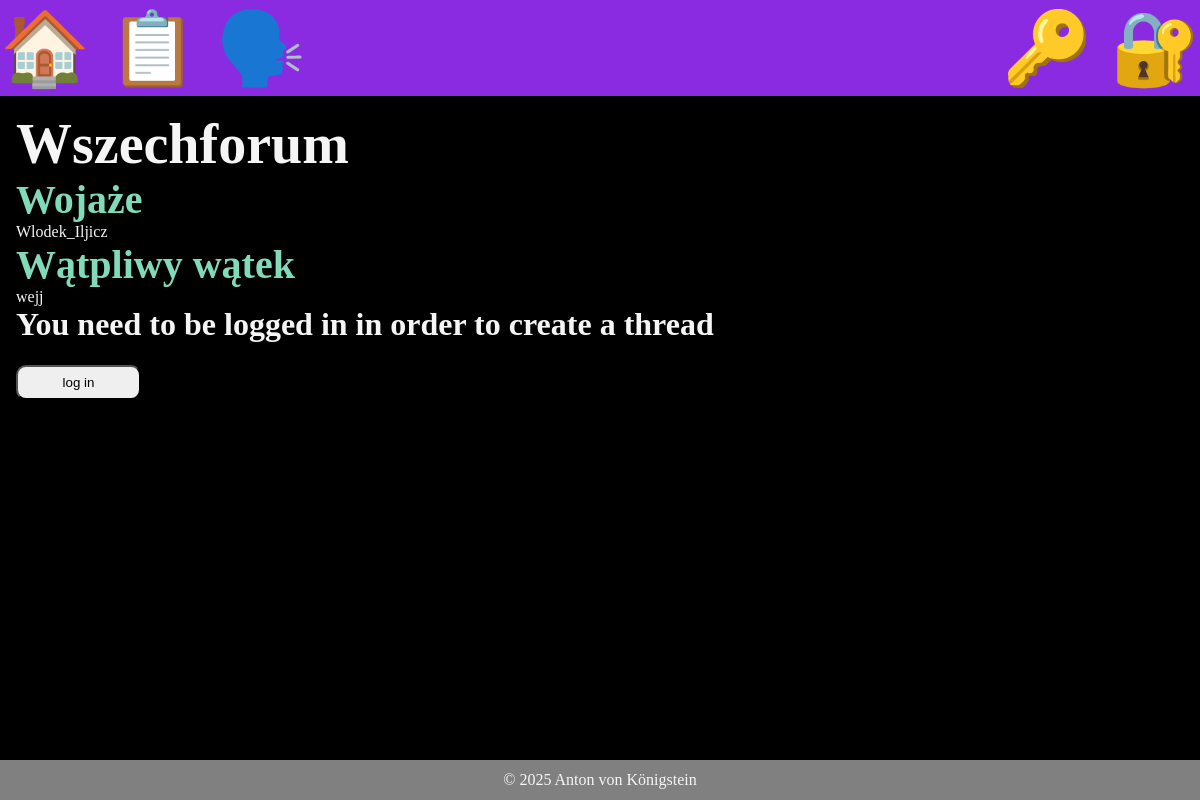
The app's page /forum/ with its own data.
### forum/models.py (models this page shows, shortened)
class Thread(models.Model):
    title = models.CharField(max_length=255)
    created_at = models.DateTimeField(auto_now_add=True)
    creator = models.ForeignKey(User, on_delete=models.CASCADE, related_name='threads')
    slug = models.SlugField(unique=True, blank=True)

### forum/views.py (the view)
# urls.py: path('', views.home_view, name="forum"),
def home_view(request):
    threads = Thread.objects.all().order_by('title')
    if request.method == 'POST':
        form=forms.CreateThread(request.POST, request.FILES)
        if form.is_valid():
            newthread = form.save(commit=False)
            newthread.creator = request.user
            newthread.save()
            return redirect('forum')
    else:
        form = forms.CreateThread()
    return render(request, 'forum/forum_home.html', context={'threads' : threads, 'form' : form})

### forum/templates/forum/forum_home.html (shortened to what this page needs)
{% extends 'layout.html' %}
{% block content %}
    <h1>Wszechforum</h1>
    {% for thread in threads %}
        <h2>
            <a href = "{% url 'thread' slug=thread.slug %}">{{ thread.title }}</a>
        </h2>
        <p>
        {{ thread.creator }}
        </p>
    {% endfor %}
    {% if user.is_authenticated %}
        <form class="form-with-validation" action="{% url 'forum' %}" method="post">
        {% csrf_token %}
        {{ form }}
        <button class="form-submit">Create new thread</button>
        </form>
    {% else %}
        <h3>You need to be logged in in order to create a thread</h3>
        <button class = form-submit onclick="window.location.href='/users/login';">log in</button>
    {% endif %}
{% endblock %}

### static/css/styles.css (style rules this page uses)
* { margin: 0; padding: 0; box-sizing: border-box; }
body { min-height: 100vh; display: flex; flex-direction: column; background-color: black; color: whitesmoke; font-size: 3rem; }
h1 { font-size: 3.5rem; }
h2 { font-size: 2.5rem; }
h3 { font-size: 2rem; }
p { font-size: 1rem; }
a { text-decoration: none; color: #81dbb8; }
.form-submit { padding: 0.5rem; border-radius: 10px; width: 125px; }

### records on screen
Thread: title "Wojaże", creator "Wlodek_Iljicz"
Thread: title "Wątpliwy wątek", creator "wejj"
